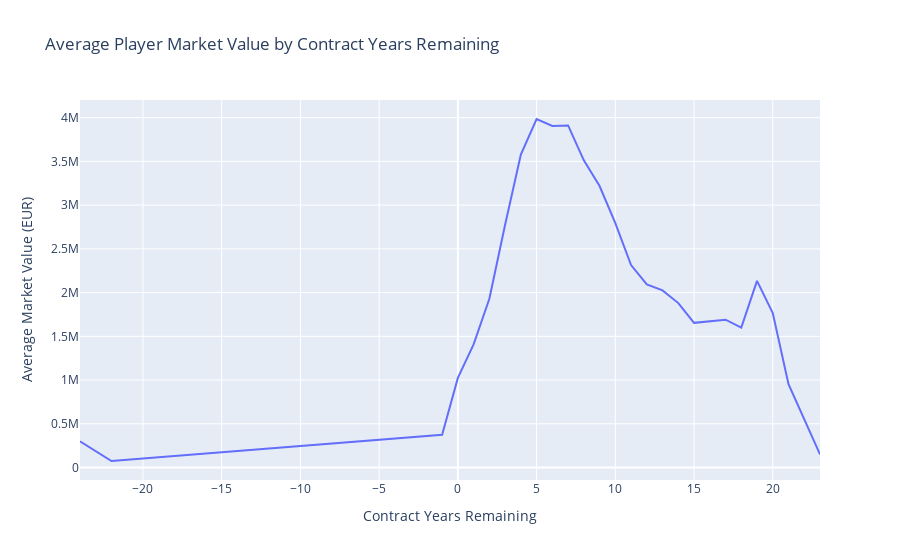

The cell this chart's notebook holds for it:
### Code cell
# Plot the line graph with hover data showing player count
fig2 = px.line(
    avg_value_by_contract,
    x="contract_years_remaining",
    y="avg_market_value",
    title="Average Player Market Value by Contract Years Remaining",
    labels={"avg_market_value": "Average Market Value (EUR)", "contract_years_remaining": "Contract Years Remaining"},
    hover_data={"player_count": True}
)

fig2.show()

### Figure 1 — Plotly figure (JSON) as saved in the notebook; plotly's stock layout.template omitted (floating-point values rounded to 4 significant figures)
{"data": [{"customdata": [[2], [3], [1], [1177], [12608], [26185], [34303], [35035], [35513], [31274], [28980], [23769], [21130], [16099], [13227], [10769], [8525], [6607], [4743], [3051], [1620], [806], [396], [141], [48], [8], [1]], "hovertemplate": "Contract Years Remaining=%{x}<br>Average Market Value (EUR)=%{y}<br>player_count=%{customdata[0]}<extra></extra>", "legendgroup": "", "line": {"color": "#636efa", "dash": "solid"}, "marker": {"symbol": "circle"}, "mode": "lines", "name": "", "orientation": "v", "showlegend": false, "type": "scatter", "x": [-24, -23, -22, -1, 0, 1, 2, 3, 4, 5, 6, 7, 8, 9, 10, 11, 12, 13, 14, 15, 16, 17, 18, 19, 20, 21, 23], "xaxis": "x", "y": [300000, 183300.0, 75000, 373900.0, 1025000.0, 1408000.0, 1929000.0, 2776000.0, 3578000.0, 3985000.0, 3905000.0, 3911000.0, 3512000.0, 3219000.0, 2793000.0, 2315000.0, 2094000.0, 2025000.0, 1880000.0, 1655000.0, 1670000.0, 1691000.0, 1599000.0, 2134000.0, 1767000.0, 953125, 150000], "yaxis": "y"}], "layout": {"legend": {"tracegroupgap": 0}, "title": {"text": "Average Player Market Value by Contract Years Remaining"}, "xaxis": {"anchor": "y", "domain": [0, 1], "title": {"text": "Contract Years Remaining"}}, "yaxis": {"anchor": "x", "domain": [0, 1], "title": {"text": "Average Market Value (EUR)"}}}}
